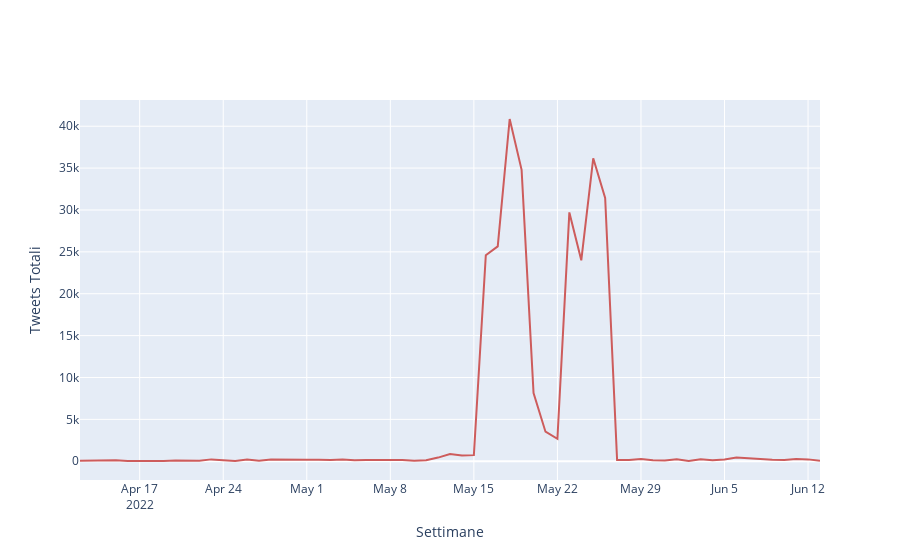

Write notebook code for a chart like this one.
### Code cell
import plotly.express as px
import plotly.graph_objs as go
import matplotlib.pyplot as plt
figsize=(8, 6)
fig = go.Figure(data=go.Scatter(x=df_day['giorno'].astype(dtype=str), 
                        y=df_day['tweets'],
                        marker_color='indianred', text="counts"))
fig.update_layout({#"title": 'Numero di tweet pubblicati quotidianamente durante il processo di Johnny Depp e Amber Heard',
                   "xaxis": {"title":"Settimane"},
                   "yaxis": {"title":"Tweets Totali"},
                   "showlegend": False})
fig.show()

### Figure 1 — Plotly figure (JSON) as saved in the notebook; plotly's stock layout.template omitted (floating-point values rounded to 4 significant figures)
{"data": [{"marker": {"color": "indianred"}, "text": "counts", "type": "scatter", "x": ["2022-04-12", "2022-04-13", "2022-04-14", "2022-04-15", "2022-04-16", "2022-04-17", "2022-04-18", "2022-04-19", "2022-04-20", "2022-04-21", "2022-04-22", "2022-04-23", "2022-04-24", "2022-04-25", "2022-04-26", "2022-04-27", "2022-04-28", "2022-04-29", "2022-04-30", "2022-05-01", "2022-05-02", "2022-05-03", "2022-05-04", "2022-05-05", "2022-05-06", "2022-05-07", "2022-05-08", "2022-05-09", "2022-05-10", "2022-05-11", "2022-05-12", "2022-05-13", "2022-05-14", "2022-05-15", "2022-05-16", "2022-05-17", "2022-05-18", "2022-05-19", "2022-05-20", "2022-05-21", "2022-05-22", "2022-05-23", "2022-05-24", "2022-05-25", "2022-05-26", "2022-05-27", "2022-05-28", "2022-05-29", "2022-05-30", "2022-05-31", "2022-06-01", "2022-06-02", "2022-06-03", "2022-06-04", "2022-06-05", "2022-06-06", "2022-06-07", "2022-06-08", "2022-06-09", "2022-06-10", "2022-06-11", "2022-06-12", "2022-06-13"], "y": [66, 81, 129, 112, 42, 29, 58, 32, 85, 68, 65, 223, 109, 37, 197, 71, 214, 186, 143, 174, 176, 140, 204, 129, 153, 149, 158, 144, 60, 130, 436, 864, 688, 728, 24595, 25653, 40861, 34785, 8147, 3528, 2676, 29711, 23993, 36169, 31429, 137, 136, 279, 122, 102, 247, 29, 251, 131, 216, 434, 360, 228, 168, 146, 269, 222, 48]}], "layout": {"showlegend": false, "xaxis": {"title": {"text": "Settimane"}}, "yaxis": {"title": {"text": "Tweets Totali"}}}}
